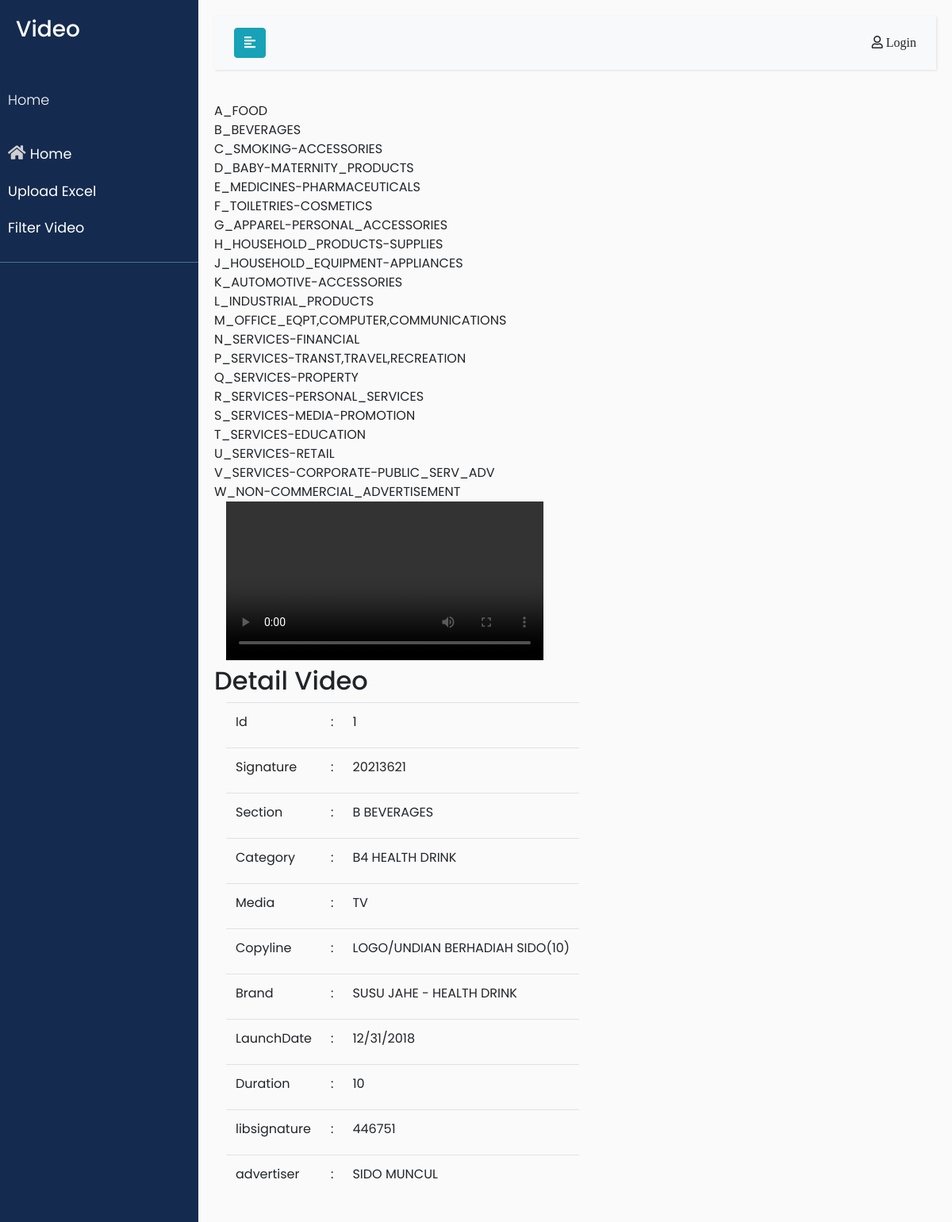
The app's page /detailvideo.php?idvideo=1 with its own data.
### tables this page shows
CREATE TABLE `videos` (
  `video_Id` int(11) NOT NULL AUTO_INCREMENT,
  `Signatured` int(20) DEFAULT NULL,
  `Section` varchar(255) DEFAULT NULL,
  `Category` varchar(255) DEFAULT NULL,
  `Media` varchar(255) DEFAULT NULL,
  `MediaAbbrName` varchar(255) DEFAULT NULL,
  `Brand` varchar(255) DEFAULT NULL,
  `Copyline` varchar(255) DEFAULT NULL,
  `LaunchDate` varchar(255) DEFAULT NULL,
  `Duration` varchar(255) DEFAULT NULL,
  `creativeduration` varchar(255) DEFAULT NULL,
  `libsignature` int(20) DEFAULT NULL,
  `Filenames` varchar(255) DEFAULT NULL,
  `CopylineDate` varchar(255) DEFAULT NULL,
  `advertiser` varchar(255) DEFAULT NULL,
  `FullFilename` varchar(255) DEFAULT NULL,
  `FileExcel` varchar(100) DEFAULT NULL,
  PRIMARY KEY (`video_Id`)
);

### detailvideo.php (the view, shortened to what this page needs)
<!DOCTYPE html>
<html>
<head>
    <link rel="stylesheet" href="https://stackpath.bootstrapcdn.com/bootstrap/4.1.0/css/bootstrap.min.css">
    <link rel="stylesheet" href="style/style.css">
    <link rel="stylesheet" href="https://use.fontawesome.com/releases/v5.8.2/css/all.css">
    <?php
        include('sql.php');
        include('navbar.php');
        $idvideo = $_GET['idvideo'];
        include_once('config.php');
        $result=mysqli_query($conn,"SELECT * FROM videos where video_id = '$idvideo'");
        $videos = mysqli_fetch_assoc($result);
        $media = mysqli_query($conn,"SELECT Media FROM videos where video_id = '$idvideo'");
        $media2 = mysqli_fetch_assoc($media);
        $year = mysqli_query($conn,"SELECT SUBSTRING(LaunchDate,-4) AS LaunchDate FROM videos where video_id = '$idvideo'");
        $years = mysqli_fetch_array($year);
        $week = mysqli_query($conn,"SELECT SUBSTRING(FileExcel,10,4) AS FileExcel FROM videos where video_id = '$idvideo'");
        $weeks = mysqli_fetch_assoc($week);
    ?>
</head>
<body>
    <div class="container-fluid">
    <video width="400" controls>
        <source src="<?php
        if($media2['Media'] == 'TV'){
            echo "adpix2/".$years['LaunchDate']."/".$weeks['FileExcel']."/general/movie/A_FOOD/446589  -  SEDAAP_CUP-INSTANT_NOODLE  -  RS_SOTO-5RS-ORG2-BASKET_(05-S)";
        }
        else {
            echo "adpix2/".$years['LaunchDate']."/".$weeks['FileExcel']."/general/image/A_FOOD/1.mpg";
        }
        ?>" type="H264/mp4">
    </video>
    </div>
    <div class="container-fluid">
        <div class="row">
            <div >
                <h2>Detail Video</h2>
            </div>
        </div>
        <table id="myTable" class="table table-{1:striped|lg|bordered|hover|inverse} table-inverse table-responsive" >
        <tr>
            <td><label for="iduser">Id</label></td>
            <td>:</td>
            <td><label for=""><?php echo $videos['video_Id'] ?> </label></td>
        </tr>
        <tr>
            <td><label for="">Signature</label></td>
            <td>:</td>
            <td> <label for=""><?php echo $videos['Signatured'] ?></label></td>
        </tr>
        <tr>
            <td><label for="">Section</label></td>
            <td>:</td>
            <td><label for=""><?php echo $videos['Section'] ?></label></td>
        </tr>
        <tr>
            <td><label for="">Category</label></td>
            <td>:</td>
            <td><label for=""><?php echo $videos['Category'] ?></label></td>
        </tr>
        <tr>
            <td><label for="">Media</label></td>
            <td>:</td>
            <td><label for=""><?php echo $media2['Media'] ?></label></td>
        </tr>
        <tr>
            <td><label for="">Copyline</label></td>
            <td>:</td>
            <td><label for=""><?php echo $videos['Copyline'] ?></label></td>
        </tr>
        <tr>
            <td><label for="">Brand</label></td>
            <td>:</td>
            <td><label for=""><?php echo $videos['Brand'] ?></label></td>
        </tr>
        <tr>
            <td><label for="">LaunchDate</label></td>
            <td>:</td>
            <td><label for=""><?php echo $videos['LaunchDate'] ?></label></td>
        </tr>
        <tr>
            <td><label for="">Duration</label></td>
            <td>:</td>
            <td><label for=""><?php echo $videos['Duration'] ?></label></td>
        </tr>
        <tr>
            <td><label for="">libsignature</label></td>
            <td>:</td>
            <td><label for=""><?php echo $videos['libsignature'] ?></label></td>
        </tr>
        <tr>
            <td><label for="">advertiser</label></td>
            <td>:</td>
            <td><label for=""><?php echo $videos['advertiser'] ?></label></td>
        </tr>
    </table>
</div>
</body>
</html>

### style/style.css (style rules this page uses)
body { font-family: 'Poppins', sans-serif; background: #fafafa; }
#dtHorizontalVerticalExample th, td { white-space: nowrap; }

### records on screen
videos: video_Id "1", Signatured "20213621", Section "B BEVERAGES", Category "B4 HEALTH DRINK", Media "TV", Copyline "LOGO/UNDIAN BERHADIAH SIDO(10)", Brand "SUSU JAHE - HEALTH DRINK", LaunchDate "12/31/2018", Duration "10", libsignature "446751", advertiser "SIDO MUNCUL"
